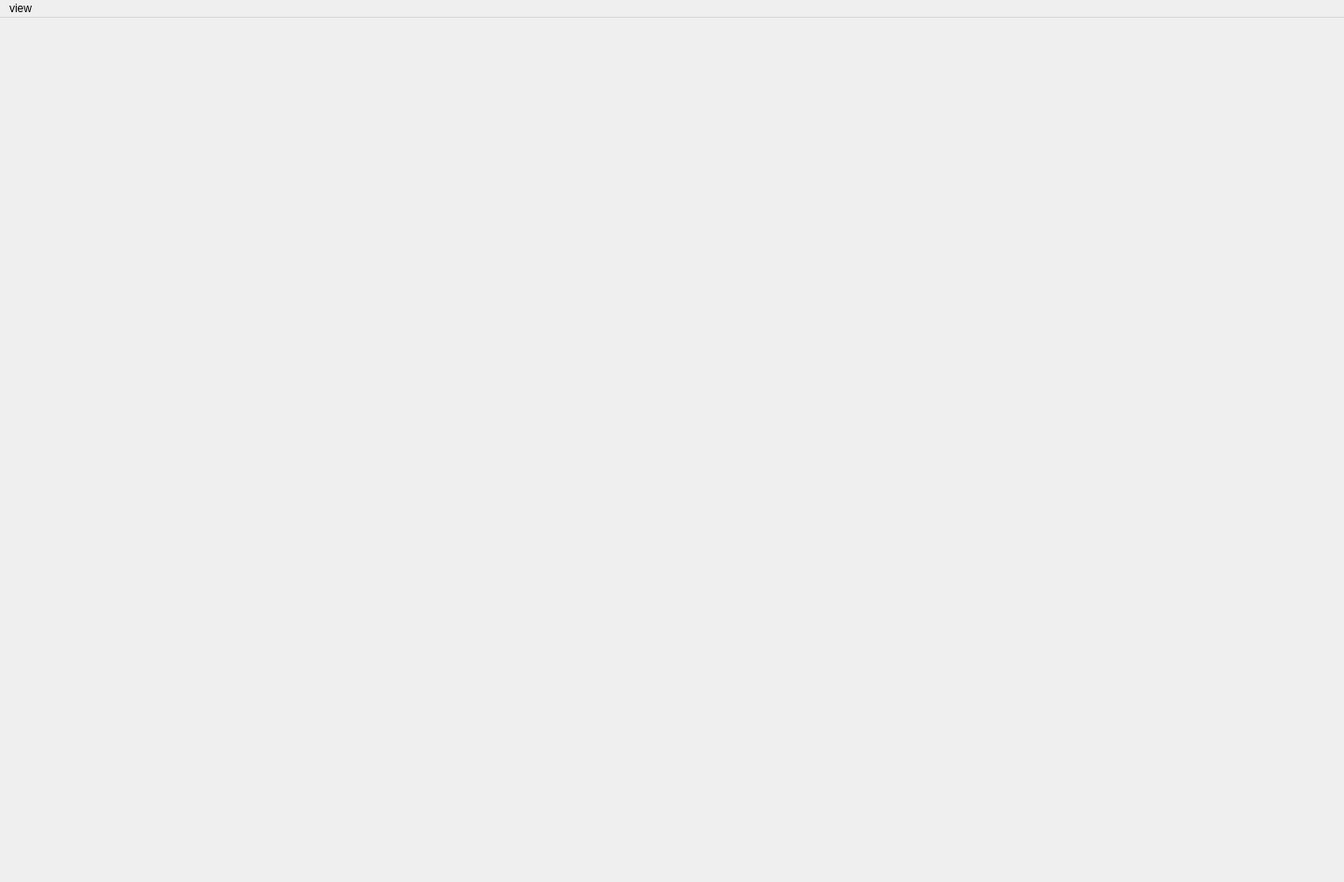
<?xml version="1.0" encoding="UTF-8"?>
<ui version="4.0">
 <!-- 指定主窗口的类名为MainWindow -->
 <class>MainWindow</class>
 <!-- 定义一个主窗口部件，类为QMainWindow，命名为MainWindow -->
 <widget class="QMainWindow" name="MainWindow">
  <!-- 设置主窗口的初始位置和大小 -->
  <property name="geometry">
   <rect>
    <x>0</x>
    <y>0</y>
    <width>1438</width>
    <height>944</height>
   </rect>
  </property>
  <!-- 设置主窗口的标题 -->
  <property name="windowTitle">
   <string>MainWindow</string>
  </property>
  <!-- 定义一个中心部件，类型为QWidget，命名为centralwidget -->
  <widget class="QWidget" name="centralwidget">
   <!-- 为中心部件定义布局，采用垂直布局 -->
   <layout class="QVBoxLayout" name="verticalLayout"/>
  </widget>
  <!-- 定义一个菜单栏部件，命名为menubar -->
  <widget class="QMenuBar" name="menubar">
   <!-- 设置菜单栏部件的位置和大小 -->
   <property name="geometry">
    <rect>
     <x>0</x>
     <y>0</y>
     <width>1438</width>
     <height>28</height>
    </rect>
   </property>
   <!-- 设置菜单的标题为“view” -->
   <widget class="QMenu" name="menuView">
    <property name="title">
     <string>view</string>
    </property>
   </widget>
   <!-- 将菜单添加到菜单栏中。 -->
   <addaction name="menuView"/>
  </widget>
  <!-- 定义一个动作，命名为speed_ctrl -->
  <action name="speed_ctrl">
   <!-- 设置动作的显示文本 -->
   <property name="text">
    <string>speed_ctrl</string>
   </property>
  </action>
  <!-- 定义另一个动作，命名为speed_dashboard -->
  <action name="speed_dashboard">
   <!-- 设置动作的显示文本 -->
   <property name="text">
    <string>speed_dashboard</string>
   </property>
  </action>
 </widget>
 <!-- 包含资源文件的位置 -->
 <resources>
  <!-- 包含资源文件images.qrc -->
  <include location="../../resources/images.qrc"/>
 </resources>
 <!-- 定义信号与槽的连接关系。在这个UI文件中，并没有定义具体的信号与槽连接 -->
 <connections/>
</ui>
